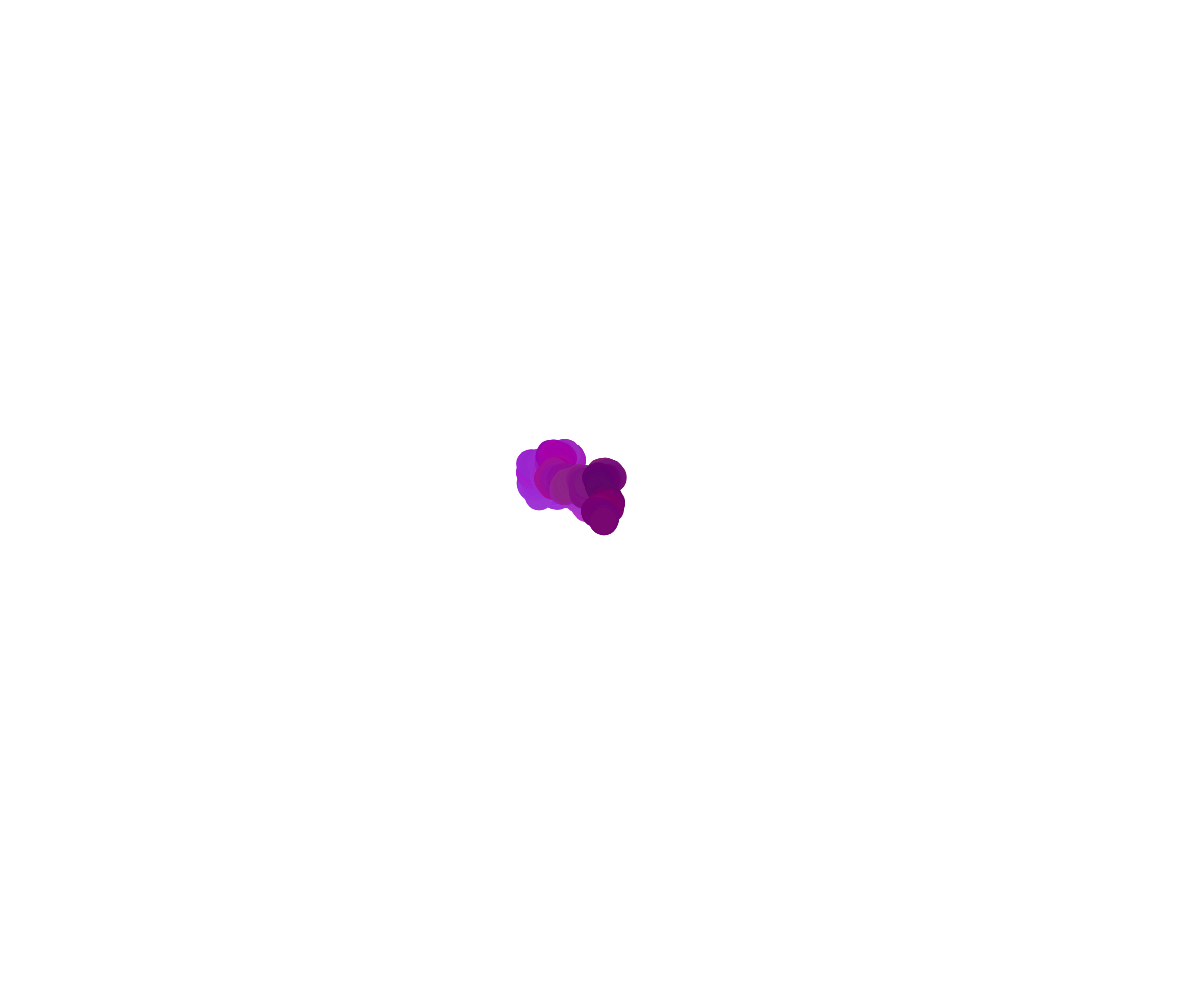
Frame 1 (no input)
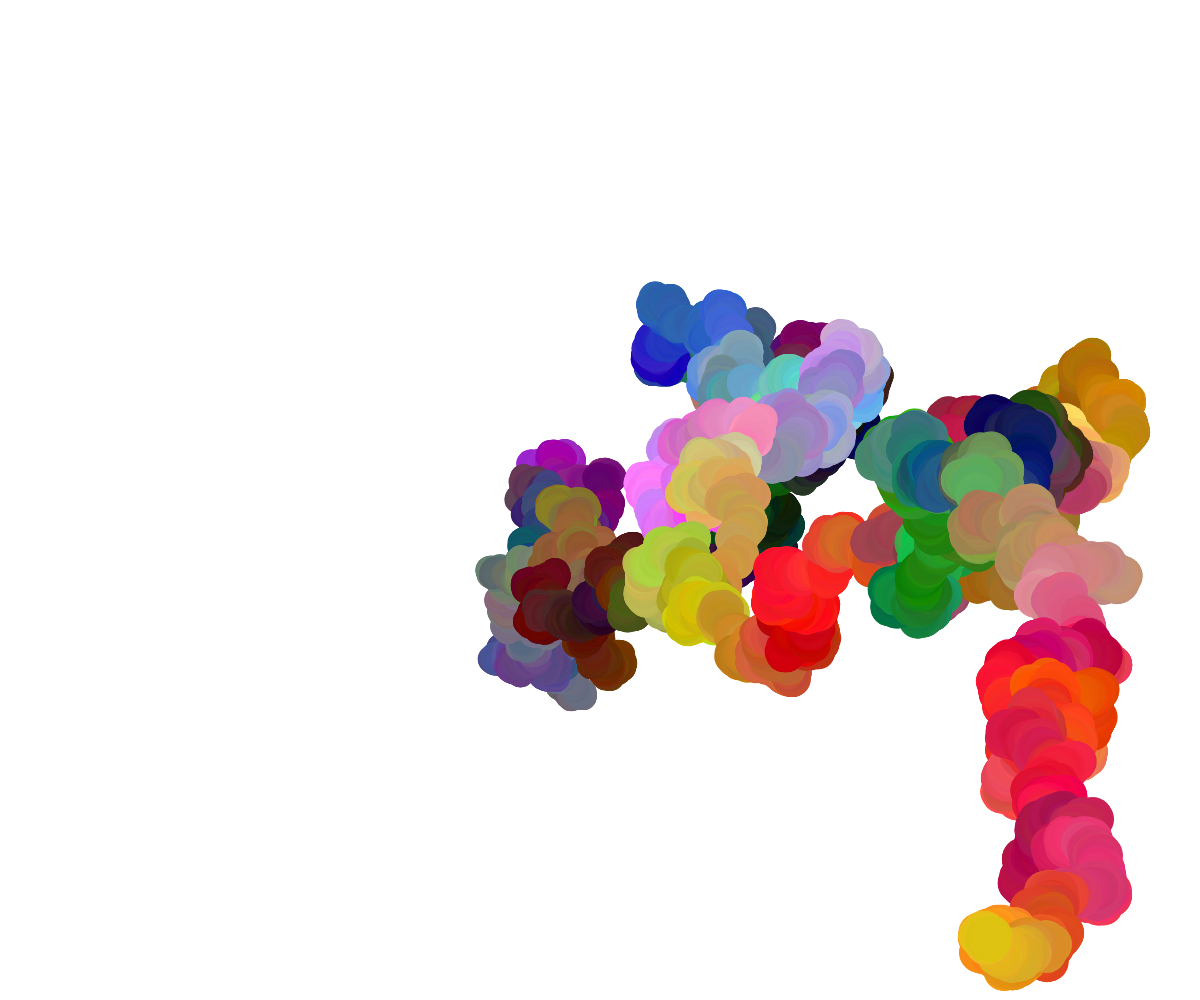
Frame 60 (no input)
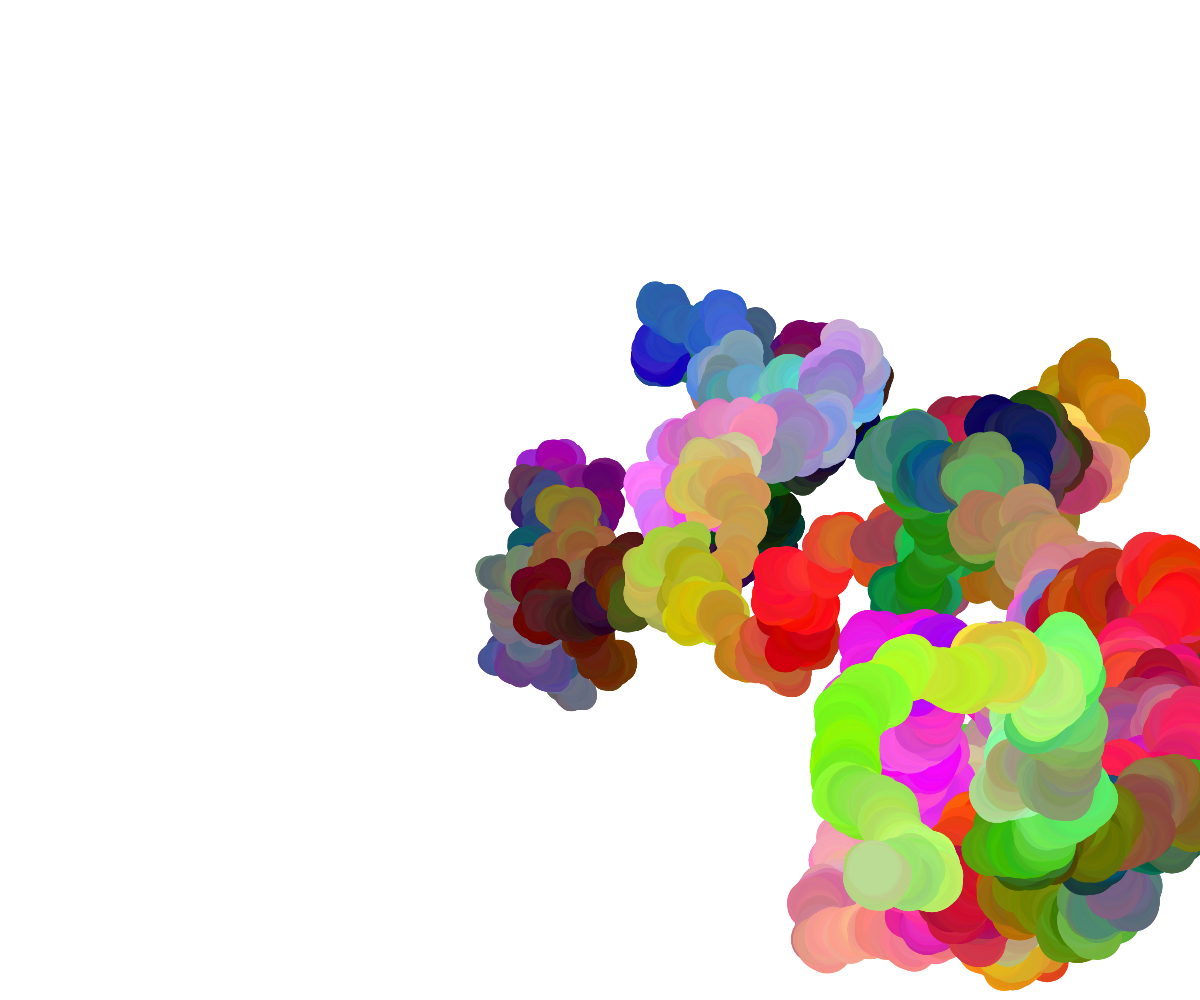
Frame 120 (the mouse pressed at the canvas centre since frame 60)

The p5.js sketch that drew these frames (run headless with seeded random() and noise() and a simulated clock; from frame 60 on, the mouse is pressed at the canvas centre):

// p5.js sketch
// ── sketch.js
let walker;

function setup() {
  createCanvas(windowWidth, windowHeight);
  walker = new Walker(); 
  background(255); 
}

function windowResized() {
  resizeCanvas(windowWidth, windowHeight);
  background(255); // Reset background to avoid artifacts after resizing
}

function draw() {
  for (let i = 0; i < 9000; i++) {
    walker.step();
    walker.display(); 
  }
}

class Walker {
  constructor() {
    this.x = width / 2;
    this.y = height / 2;
    this.r = random(255);
    this.g = random(255);
    this.b = random(255);
    this.strokeWeight = random(1, 200); 
  }

  step() {
    this.x += random(-1, 1);
    this.y += random(-1, 1);
    this.x = constrain(this.x, 0, width);
    this.y = constrain(this.y, 0, height);

    this.r += random(-1, 1);
    this.g += random(-1, 1);
    this.b += random(-1, 1);
    this.r = constrain(this.r, 0, 255);
    this.g = constrain(this.g, 0, 255);
    this.b = constrain(this.b, 0, 255);

    this.strokeWeight = map(sin(frameCount * 0.01), -1, 1, 1, 50);
  }

  display() {
    strokeWeight(this.strokeWeight);
    stroke(this.r, this.g, this.b);
    point(this.x, this.y);
  }
}

// ── style.css
p1 {
    position: fixed;
    bottom: 50%;
    right: 50%;
    transform: translateY(50%);
    color: white;
    font-family: 'Lucida Bright';
    font-size: 20px;
    line-height: 30px;
    margin: 100px;
}
